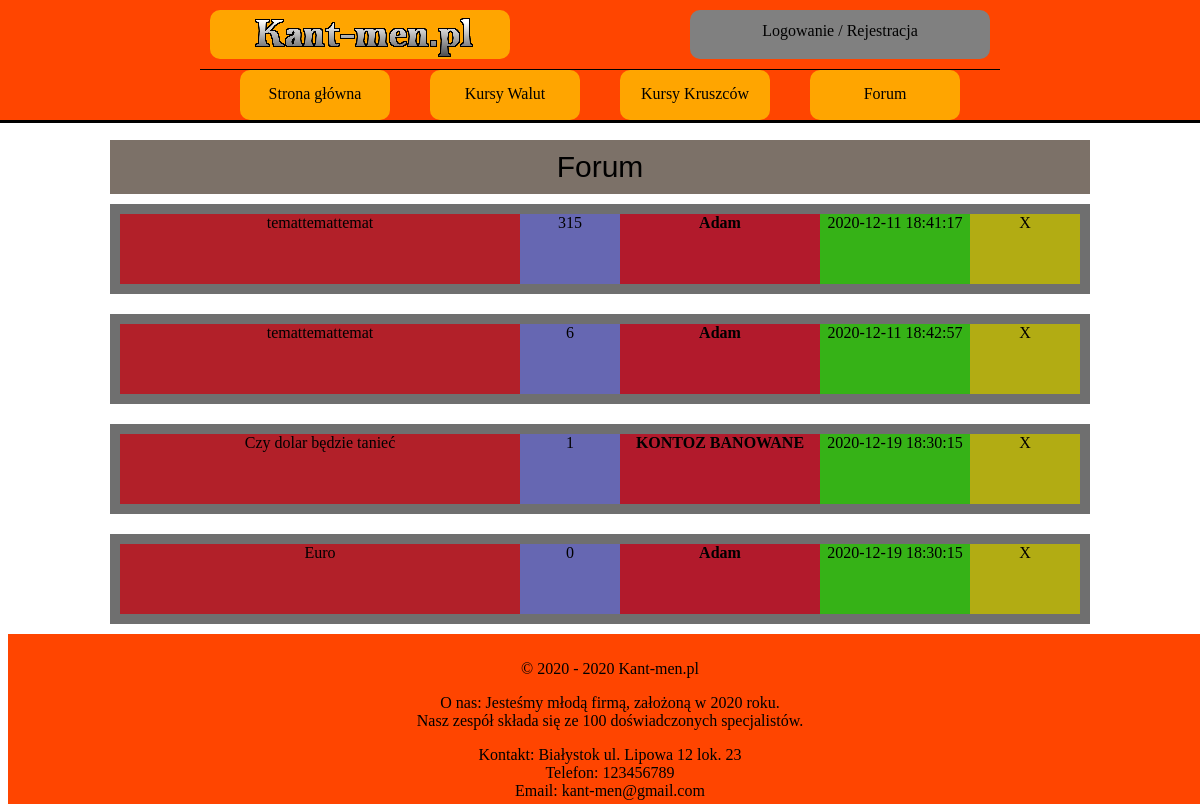
/forum.php, run on the app's committed database.
### tables this page shows
CREATE TABLE `watek` (
  `ID_WATEK` int(10) NOT NULL,
  `ID_USER` int(10) NOT NULL,
  `TEMAT` varchar(100) NOT NULL,
  `DATA` timestamp NOT NULL DEFAULT current_timestamp(),
  `TRESC_WATKU` longtext NOT NULL,
  `LICZBA_KOMENTARZY` int(10) NOT NULL DEFAULT 0,
  `ILOSC_ODWIEDZIN` int(10) NOT NULL DEFAULT 0,
  `OCENA` int(10) NOT NULL DEFAULT 0,
  `STATUS` varchar(20) NOT NULL DEFAULT 'UKRYTE'
);

CREATE TABLE `user` (
  `ID_USER` int(10) NOT NULL,
  `LOGIN` varchar(20) NOT NULL,
  `HASLO` char(255) NOT NULL,
  `IMIE` varchar(50) NOT NULL,
  `NAZWISKO` varchar(50) NOT NULL,
  `EMAIL` varchar(50) NOT NULL,
  `WIEK` int(10) NOT NULL,
  `MIASTO` varchar(50) NOT NULL,
  `KRAJ` varchar(50) NOT NULL,
  `OPIS_PROFILU` text DEFAULT NULL,
  `ZDJECIE` varchar(255) DEFAULT NULL,
  `STW_WATKI` int(10) NOT NULL DEFAULT 0,
  `LICZ_KOMENTARZY` int(10) NOT NULL DEFAULT 0,
  `UPRAWNIENIA` varchar(10) NOT NULL DEFAULT 'USER'
);

### forum.php (the view, shortened to what this page needs)
<!DOCTYPE HTML>
<html>
    <head>
        <link href="CSS/styleGlowne.css" rel="stylesheet" type="text/css">
        <link href="CSS/styleForum.css" rel="stylesheet" type="text/css">
    </head>
    <body>
    <?php
    include_once('rysowanieMenu.php');
    rysowanieGlownegoMenu();
    ?>
        <main>
            <section>
                <div class="pas-tytulowy">
                    Forum
                </div>
                <?php
                    require_once "polaczeniezMySQL.php";
                    $polaczenie = @new mysqli($host,$db_user,$db_password,$db_name);
                    if($polaczenie->connect_errno!=0)
                    {
                        echo "Error: ".$polaczenie->connect_errno;
                    }
                    else
                    {
                        $rezultat = $polaczenie->query("SELECT * FROM watek");
                        if(!$rezultat)
                        {
                        throw new Exception($polaczenie->error);
                        }
                        else
                        {
                        while($row = mysqli_fetch_array($rezultat))
                        {
                ?>
                <article class="artykul">
                    <div class="glowny-kontener-artykulu">
                        <div class="tytul-watku">
                            <?php echo '<a href="watek.php?id='.$row['ID_WATEK'].'">'.$row['TEMAT'].'</a>'; ?>
                        </div>
                        <div class="ilosc-odwiedzin">
                            <?php echo $row['ILOSC_ODWIEDZIN']; ?>
                        </div>
                        <div class="autor">
                            <?php
                                $row_autor = mysqli_fetch_array($wyciagniecie_nicku_autora = $polaczenie->query("SELECT * FROM user WHERE ID_USER=".$row['ID_USER']));
                                echo '<a href="profilowe.php?user='.$row['ID_USER'].'"><k style=" font-weight: 700;">'.$row_autor['LOGIN'].'</k></a>';
                            ?>
                        </div>
                        <div class="czas-wstawienia">
                            <?php echo $row['DATA']; ?>
                        </div>
                        <div class="admin-mini-panel">
                            X
                        </div>
                    </div>
                </article>
                <?php
                    }
                    }
                    }
                ?>
            </section>
        </main>
    <?php
    include_once('rysowanieStopki.php');
    rysowanieStopki();
    ?>
    </body>
</html>

### rysowanieMenu.php (shortened to what this page needs)
<?php
function rysowanieGlownegoMenu()
{
    ?>
    <header>
        <nav class="nawigacja-menu">
            <div class="nawigacja-czesc-gorna">
                <div class="logo"><a href="index.php"><img src="img/logo/logo-duze.png" alt="logo"></a></div>
                <div class="logowanie-rejestracja">
                    <?php
                    if((isset($_SESSION['zalogowany']))&&($_SESSION['zalogowany']==true))
                    {
                        echo '<a href="profilowe.php?user='.$_SESSION['id_usera_zalog'].'">'.$_SESSION['login_wyswietlanie'].'</a>';
                        echo '<br>';
                        echo '<a href="wylogowanie.php">Wyloguj</a>';
                        if((isset($_SESSION['admin']))&&($_SESSION['admin']==true)){
                            echo '<a href="panel_admin_a.php" ><input type="submit" value="PANEL ADMINA"
                                          style="background-color: #4CAF50;
                                          border: none;
                                          color: white;
                                          padding: 5px 5px;
                                          text-align: center;
                                          text-decoration: none;
                                          display: inline-block;
                                          font-size: 13px;
                                          "></a>';
                        }
                    }
                    else
                    {
                        echo '<a href="logowanie.php">Logowanie</a> / <a href="rejestracja.php">Rejestracja</a>';
                    }
                    ?>
                </div>
            </div>
            <div class="nawigacja-czesc-dolna">
                <div class="strona-glowna"> <a href="index.php" >Strona główna</a></div>
                <div class="kurs-walut"> <a href="waluty.php">Kursy Walut</a></div>
                <div class="kurs-kruszcow"> <a href="kruszce.php">Kursy Kruszców</a></div>
                <div class="forum"> <a href="forum.php">Forum</a></div>
            </div>
        </nav>
    </header>
    <?php
}
?>

### rysowanieStopki.php (shortened to what this page needs)
<?php
function rysowanieStopki()
{
    ?>
    <footer>
        <div class="domena">
            <p>&copy; 2020 - 2020 Kant-men.pl</p>
        </div>
        <div class="o-nas">
            <p>O nas: Jesteśmy młodą firmą, założoną w 2020 roku. </br>
            Nasz zespół składa się ze 100 doświadczonych specjalistów.</p>
        <div>
        <div class="kontakt">
            <p>Kontakt: Białystok ul. Lipowa 12 lok. 23 </br>
            Telefon: 123456789 </br>
            Email: kant-men@gmail.com</p>
        </div>
    </footer>
    <?php
}
    ?>

### CSS/styleGlowne.css (style rules this page uses)
body { background-color: white; justify-content: center; align-items: center; }
header { position: fixed; width: 100%; top: 0px; left: 0px; height: 120px; background-color: orangered; color: black; text-decoration: none; z-index: 10; clear: both; border-bottom: black solid 3px; }
main { background-color: white; margin-left: auto; margin-right: auto; width: 1000px; height: auto; margin-top: 130px; align-items: center; }
footer { width: 100%; height: 150px; background-color: orangered; position: relative; bottom: 0px; left: 0px; margin: 0px; padding: 10px; text-align: center; align-items: center; }
a { text-decoration: none; color: inherit; }
.nawigacja-menu { background-color: #72e7ff; position:relative; width: 800px; height: 100%; margin-left: auto; margin-right: auto; }
.nawigacja-czesc-gorna { background-color: orangered; width: 800px;; height: 70px; padding: 10px; box-sizing: border-box; position:relative; border-bottom: black solid 1px; }
.logo, .logowanie-rejestracja { height: 100%; width: 300px; }
.logo { background-color: orange; border-radius: 10px; float: left; }
.logowanie-rejestracja { background-color: grey; border-radius: 10px; float: right; padding: 12px; }
.logo, .logowanie-rejestracja { box-sizing: border-box; text-align: center; }
.nawigacja-czesc-dolna { background-color: orangered; width: 800px;; height: 50px; box-sizing: border-box; }
.strona-glowna, .kurs-walut, .kurs-kruszcow, .forum { background-color: orange; border-radius: 10px; float: left; width: 150px; height: 100%; padding: 15px; margin-left: 40px; text-align: center; box-sizing: border-box; }

### CSS/styleForum.css (style rules this page uses)
article { background-color: green; height: 100%; }
.pas-tytulowy { position: relative; background-color: rgb(124, 113, 104); width: auto; margin: 10px; padding: 10px; text-align: center; font-family: sans-serif; font-size: 30px; top: 10px; }
.artykul { background-color: rgb(111, 111, 111); margin: 20px 10px 10px 10px; padding: 10px 10px 10px 10px; text-align: center; display: flex; }
.glowny-kontener-artykulu { height: 70px; background-color: #99b240; width: 100%; }
.tytul-watku { background-color: #b22029; height: 70px; width: 400px; float: left; }
.ilosc-odwiedzin { width: 100px; height: 70px; background-color: #6667b2; float: left; }
.autor { width: 200px; height: 70px; background-color: #b21a2c; float: left; }
.czas-wstawienia { width: 150px; height: 70px; background-color: #36b217; float: left; }
.admin-mini-panel { width: 110px; height: 70px; background-color: #b2ac13; float: left; }

### data on the page
watek: TEMAT "temattemattemat", ILOSC_ODWIEDZIN "315", ID_USER.LOGIN "Adam", DATA "2020-12-11 18:41:17"
watek: TEMAT "temattemattemat", ILOSC_ODWIEDZIN "6", ID_USER.LOGIN "Adam", DATA "2020-12-11 18:42:57"
watek: TEMAT "Czy dolar będzie tanieć", ILOSC_ODWIEDZIN "1", ID_USER.LOGIN "KONTOZ BANOWANE", DATA "2020-12-19 18:30:15"
watek: TEMAT "Euro", ILOSC_ODWIEDZIN "0", ID_USER.LOGIN "Adam", DATA "2020-12-19 18:30:15"
